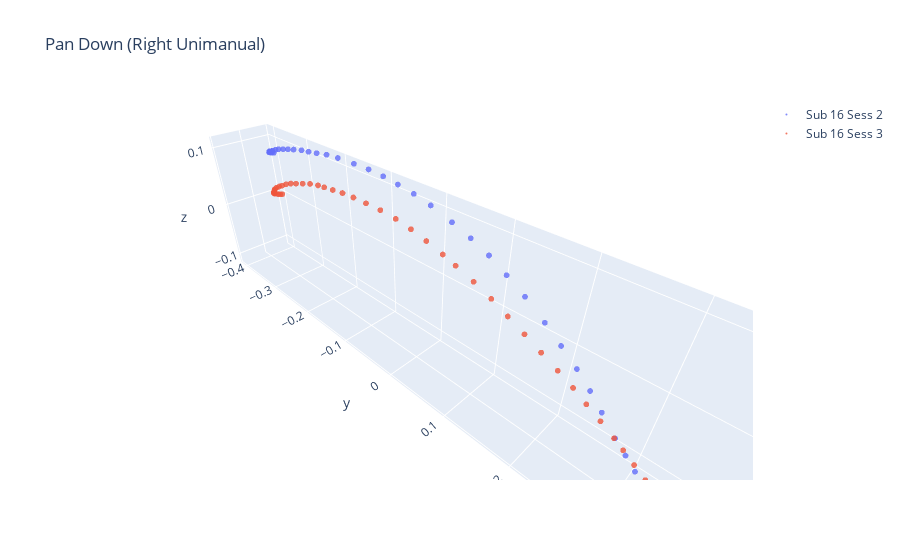

Notebook code for this chart:
### Markdown cell above
Overview: Plots two strokes at the origin of the same figure

Details:
    - Currently only works with unimanual right controller strokes.
        - Test data: Sub 16 Sess 2 & 3 for pan down
    - Only traces the first trial.
    - Only plots the right controller's data points.

Requirements: 
    - Must edit variables 'path1' and 'path2' to your own path of two data files

### Code cell
#Removes rows where none of the triggers are being pulled and all trials that are not the specified trial
def drop_df(df, trial_num):
    df.drop(df[(df['trigger_pull_amount_left'] == 0) & (df['trigger_pull_amount_right'] == 0)].index, inplace=True)
    df.drop(df[(df['gesture_counter_UI']) != trial_num].index, inplace=True)
    df.reset_index(drop=True, inplace=True)

#Edit here
path1 = '../Data/cleaned_session_F_PanDown_subjID_16_06-15-23_10-53-50.csv'
path2 = '../Data/cleaned_session_F_PanDown_subjID_16_06-20-23_10-46-47.csv'

df1 = pd.read_csv(path1)
df2 = pd.read_csv(path2)

drop_df(df1, 1)
drop_df(df2, 1)

fig = go.Figure()

#List of X, Y, Z points that make up the original strokes.
x_original_1 = np.array(df1['r_controller_translation_x'])
y_original_1 = np.array(df1['r_controller_translation_y'])
z_original_1 = np.array(df1['r_controller_translation_z'])
x_original_2 = np.array(df2['r_controller_translation_x'])
y_original_2 = np.array(df2['r_controller_translation_y'])
z_original_2 = np.array(df2['r_controller_translation_z'])

'''Smoothing the curve'''
# The number of control points and knots
k = 3  # degree of the B-spline
t1 = np.linspace(0, 1, len(x_original_1))
t2 = np.linspace(0, 1, len(x_original_2))

# Create the B-spline representation for each dimension
spl_x1 = make_interp_spline(t1, x_original_1, k=k)
spl_y1 = make_interp_spline(t1, y_original_1, k=k)
spl_z1 = make_interp_spline(t1, z_original_1, k=k)
spl_x2 = make_interp_spline(t2, x_original_2, k=k)
spl_y2 = make_interp_spline(t2, y_original_2, k=k)
spl_z2 = make_interp_spline(t2, z_original_2, k=k)

# Evaluate the B-spline over a dense set of points for a smooth trajectory
dense_t1 = np.linspace(0, 1, 5 * len(x_original_1))  # points in the smoothed curve; can be adjusted
dense_t2 = np.linspace(0, 1, 5 * len(x_original_2))

#List of all points on smoothed curve (5 * original length)
x_smoothed_1 = spl_x1(dense_t1)
y_smoothed_1 = spl_y1(dense_t1)
z_smoothed_1 = spl_z1(dense_t1)
x_smoothed_2 = spl_x2(dense_t2)
y_smoothed_2 = spl_y2(dense_t2)
z_smoothed_2 = spl_z2(dense_t2)

'''Extracting 50 points from the smoothed curve, which contains five times the original length'''
x_fifty_smoothed_1 = []
y_fifty_smoothed_1 = []
z_fifty_smoothed_1 = []
x_fifty_smoothed_2 = []
y_fifty_smoothed_2 = []
z_fifty_smoothed_2 = []

#Get 50 points from the original smoothed curve data point list and add it to the above

#You can delete this part later but I'm just commenting this so the code makes more sense.
#Each list has a different number of data points so to get 50 data points from each list 
#that are about equidistant from each other, you divide the total length (on average, smoothed 
#curve has about 250) by 50, which gets you the distance between each data point,
#hence distance_between_pts variable. So you collect every nth data point which will get you about 50.
#The if statements are just to ensure that there are 50 data points.
dist_between_pts = len(x_smoothed_1) / 50
curr_index = 0.0
for index in range(len(x_smoothed_1)):
    if dist_between_pts <= 0:
        continue
    if (index != int(curr_index)) :
        continue
    if len(x_fifty_smoothed_1) == 50:
        continue
    x_fifty_smoothed_1.append(x_smoothed_1[index])
    y_fifty_smoothed_1.append(y_smoothed_1[index])
    z_fifty_smoothed_1.append(z_smoothed_1[index])
    curr_index += dist_between_pts

dist_between_pts = len(x_smoothed_2) / 50
curr_index = 0.0
for index in range(len(x_smoothed_2)):
    if dist_between_pts <= 0:
        continue
    if (index != int(curr_index)) :
        continue
    if len(x_fifty_smoothed_2) == 50:
        continue
    x_fifty_smoothed_2.append(x_smoothed_2[index])
    y_fifty_smoothed_2.append(y_smoothed_2[index])
    z_fifty_smoothed_2.append(z_smoothed_2[index])
    curr_index += dist_between_pts

'''Moving the strokes the origin based on bounding box'''
#Calculate bounding box for centering
center1 = ((np.max(x_fifty_smoothed_1) + np.min(x_fifty_smoothed_1))/2, 
           (np.max(y_fifty_smoothed_1) + np.min(y_fifty_smoothed_1))/2, 
           (np.max(z_fifty_smoothed_1) + np.min(z_fifty_smoothed_1))/2)
center2 = ((np.max(x_fifty_smoothed_2) + np.min(x_fifty_smoothed_2))/2, 
           (np.max(y_fifty_smoothed_2) + np.min(y_fifty_smoothed_2))/2, 
           (np.max(z_fifty_smoothed_2) + np.min(z_fifty_smoothed_2))/2)

#List of 50 points on smoothed curve centered at the origin
x_centered_smooth_1 = [val - center1[0] for val in x_fifty_smoothed_1]
y_centered_smooth_1 = [val - center1[1] for val in y_fifty_smoothed_1]
z_centered_smooth_1 = [val - center1[2] for val in z_fifty_smoothed_1]
x_centered_smooth_2 = [val - center2[0] for val in x_fifty_smoothed_2]
y_centered_smooth_2 = [val - center2[1] for val in y_fifty_smoothed_2]
z_centered_smooth_2 = [val - center2[2] for val in z_fifty_smoothed_2]

'''Plotting the strokes on the figures'''
# Draw traces
fig.add_trace(go.Scatter3d(
    x = x_centered_smooth_1,
    y = y_centered_smooth_1,
    z = z_centered_smooth_1,
    mode='markers',
    marker=dict(
        size=2,
        colorscale='sunset_r',  # colorscale
        opacity=0.8,
    ),
    name='Sub 16 Sess 2',
    showlegend=True)
)
fig.add_trace(go.Scatter3d(
    x = x_centered_smooth_2,
    y = y_centered_smooth_2,
    z = z_centered_smooth_2,
    mode='markers',
    marker=dict(
        size=2,
        colorscale='viridis',  # colorscale
        opacity=0.8,
    ),
    name='Sub 16 Sess 3',
    showlegend=True)
)
fig.update_layout(
    title_text='Pan Down (Right Unimanual)', 
    scene_aspectmode='data'
)
fig.show()

### Figure 1 — Plotly figure (JSON) as saved in the notebook; plotly's stock layout.template omitted (floating-point values rounded to 4 significant figures)
{"data": [{"marker": {"colorscale": [[0, "rgb(92, 83, 165)"], [0.1667, "rgb(160, 89, 160)"], [0.3333, "rgb(206, 102, 147)"], [0.5, "rgb(235, 127, 134)"], [0.6667, "rgb(248, 160, 126)"], [0.8333, "rgb(250, 196, 132)"], [1, "rgb(243, 231, 155)"]], "opacity": 0.8, "size": 2}, "mode": "markers", "name": "Sub 16 Sess 2", "showlegend": true, "type": "scatter3d", "x": [0.04907, 0.04808, 0.04712, 0.04514, 0.04414, 0.04174, 0.03875, 0.0358, 0.03285, 0.02989, 0.02635, 0.0234, 0.02041, 0.01759, 0.01418, 0.006923, 0.0007014, -0.005998, -0.01183, -0.01751, -0.02328, -0.02833, -0.03281, -0.03663, -0.04066, -0.04486, -0.04722, -0.04862, -0.04907, -0.04848, -0.0473, -0.04694, -0.04642, -0.04455, -0.04318, -0.04242, -0.04025, -0.03909, -0.03815, -0.03717, -0.0361, -0.03592, -0.03596, -0.03505, -0.03397, -0.03399, -0.03294, -0.03397, -0.03393, -0.03393], "y": [0.396, 0.3931, 0.3901, 0.3872, 0.3823, 0.3763, 0.3693, 0.3623, 0.3533, 0.3445, 0.3336, 0.3222, 0.3093, 0.2965, 0.2822, 0.2617, 0.2434, 0.2229, 0.199, 0.1736, 0.1426, 0.1131, 0.08378, 0.05309, 0.01978, -0.01976, -0.05234, -0.08382, -0.1135, -0.1434, -0.1746, -0.2121, -0.24, -0.2638, -0.2843, -0.3033, -0.324, -0.34, -0.3541, -0.3674, -0.377, -0.3866, -0.3917, -0.3948, -0.3959, -0.396, -0.3949, -0.3918, -0.3868, -0.3809], "z": [-0.1111, -0.1101, -0.1081, -0.1052, -0.1004, -0.09438, -0.08843, -0.08247, -0.07552, -0.06867, -0.05999, -0.05119, -0.04326, -0.03434, -0.02527, -0.01171, -0.0002207, 0.01073, 0.02294, 0.03588, 0.05074, 0.0626, 0.07373, 0.08259, 0.08996, 0.09774, 0.1025, 0.1056, 0.1087, 0.1107, 0.1111, 0.1103, 0.1087, 0.1059, 0.1035, 0.1018, 0.09851, 0.09552, 0.09258, 0.08962, 0.08668, 0.0831, 0.08106, 0.07998, 0.07999, 0.07904, 0.07895, 0.07897, 0.07998, 0.08097]}, {"marker": {"colorscale": [[0, "#440154"], [0.1111, "#482878"], [0.2222, "#3e4989"], [0.3333, "#31688e"], [0.4444, "#26828e"], [0.5556, "#1f9e89"], [0.6667, "#35b779"], [0.7778, "#6ece58"], [0.8889, "#b5de2b"], [1, "#fde725"]], "opacity": 0.8, "size": 2}, "mode": "markers", "name": "Sub 16 Sess 3", "showlegend": true, "type": "scatter3d", "x": [0.02995, 0.02903, 0.02683, 0.02455, 0.02303, 0.0223, 0.02096, 0.01956, 0.01889, 0.01811, 0.01748, 0.01678, 0.01594, 0.01433, 0.0133, 0.0126, 0.01184, 0.01107, 0.009479, 0.008439, 0.007499, 0.006245, 0.00467, 0.002981, 0.001756, 0.001954, 0.002851, 0.002598, 0.001357, -0.0004118, -0.002805, -0.004307, -0.005195, -0.00502, -0.004976, -0.005654, -0.006418, -0.007384, -0.009024, -0.0106, -0.01215, -0.01333, -0.0149, -0.01648, -0.01798, -0.01974, -0.02228, -0.02545, -0.02808, -0.02995], "y": [0.3785, 0.3751, 0.3697, 0.3616, 0.3512, 0.3427, 0.3324, 0.3196, 0.3063, 0.293, 0.282, 0.2655, 0.2482, 0.2312, 0.2119, 0.1905, 0.1683, 0.1456, 0.1217, 0.09591, 0.06875, 0.04817, 0.02069, -0.006584, -0.03433, -0.06254, -0.08932, -0.1153, -0.1409, -0.1657, -0.19, -0.208, -0.2306, -0.2514, -0.2711, -0.2888, -0.3056, -0.3215, -0.3354, -0.3483, -0.3579, -0.3625, -0.3671, -0.3727, -0.3765, -0.3781, -0.3785, -0.3761, -0.3732, -0.3692], "z": [-0.09347, -0.08763, -0.07986, -0.07334, -0.06794, -0.06104, -0.05403, -0.04645, -0.03766, -0.02909, -0.02227, -0.01268, -0.003349, 0.005245, 0.0143, 0.02415, 0.03444, 0.04462, 0.05416, 0.06316, 0.07126, 0.07645, 0.08231, 0.08694, 0.09036, 0.09253, 0.09347, 0.09331, 0.09142, 0.08787, 0.08393, 0.08116, 0.07669, 0.07101, 0.0655, 0.06026, 0.05382, 0.04678, 0.04062, 0.03433, 0.02838, 0.02473, 0.02089, 0.01685, 0.01382, 0.0119, 0.01044, 0.00963, 0.009371, 0.01004]}], "layout": {"scene": {"aspectmode": "data"}, "title": {"text": "Pan Down (Right Unimanual)"}}}
